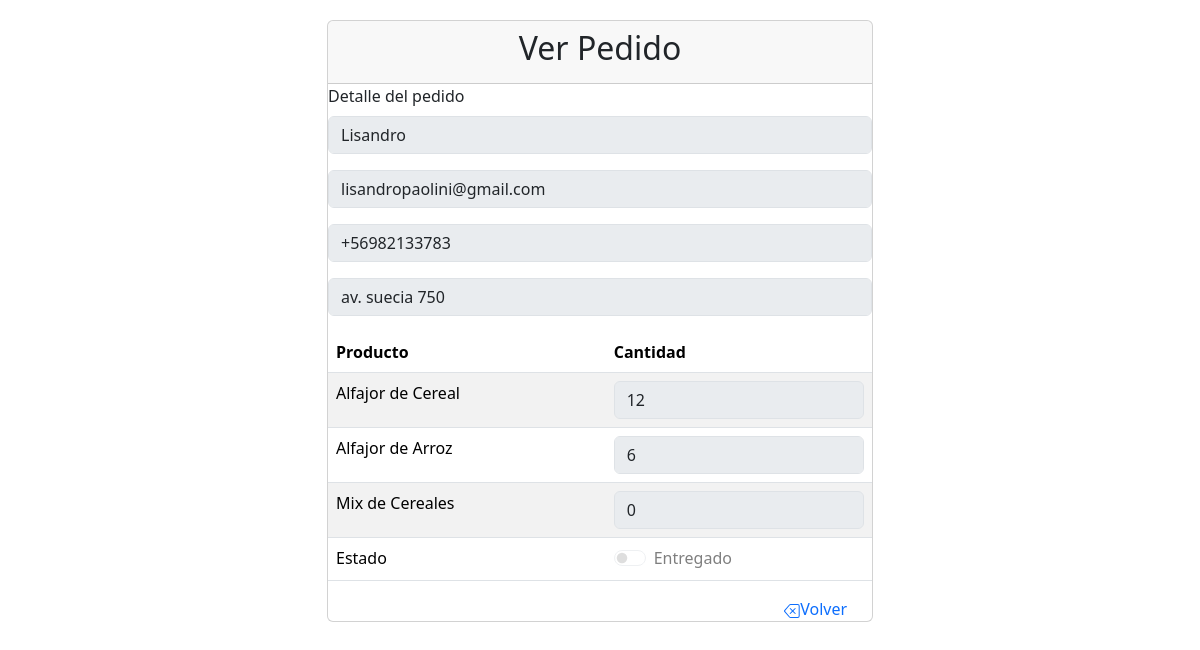
The page /TP3/php/detalle.php?id=1 on the database its author committed.
### tables this page shows
CREATE TABLE `pedidos` (
  `id_pedidos` int(11) UNSIGNED AUTO_INCREMENT PRIMARY KEY,
  `nombre` varchar(255) NOT NULL,
  `email` varchar(255) NOT NULL,
  `telefono` varchar(255) NOT NULL,
  `direccion` varchar(255) NOT NULL,
  `alf_cer` tinyint(4) NOT NULL DEFAULT 0,
  `alf_arr` tinyint(4) NOT NULL DEFAULT 0,
  `mix_cer` tinyint(4) NOT NULL DEFAULT 0,
  `fecha_ingreso` date NOT NULL DEFAULT current_timestamp(),
  `fecha_entregado` date DEFAULT NULL,
  `estado` varchar(15) NOT NULL DEFAULT 'INGRESADO'
);

### TP3/php/detalle.php (the view, shortened to what this page needs)
<?php
$resultado = [
  'error' => false,
  'mensaje' => ''
];
try {
  $id = $_GET['id'];
  $dsn = 'mysql:host=localhost;dbname=lisandro_tp3';
  $conexion = new PDO($dsn, "mysql", "", [PDO::ATTR_ERRMODE => PDO::ERRMODE_EXCEPTION]);
  $consulta = "SELECT * FROM pedidos WHERE id_pedidos=" . $id;
  $sentencia = $conexion->prepare($consulta);
  $sentencia->execute();
  $pedido = $sentencia->fetch(PDO::FETCH_ASSOC);
} catch(PDOException $error) {
  $resultado['error'] = true;
  $resultado['mensaje'] = $error->getMessage();
}
?>
<!DOCTYPE html>
<html lang="es">
<head>
  <link href="https://cdn.jsdelivr.net/npm/bootstrap@5.3.2/dist/css/bootstrap.min.css"
   rel="stylesheet"
>
</head>
<body>
<div class="container">
  <div class="row justify-content-center">
    <div class="col-md-6" style="margin-top: 20px;">
      <div class="card">
        <div class="card-header text-center">
            <h2 class="card-title">Ver Pedido</h2>
          </div>
            <label for="cliente" class="form-label">Detalle del pedido</label>
            <div class="mb-3">
              <input type="text" class="form-control" id="nombre" name="nombre"
                placeholder="Nombre" value="<?= $pedido['nombre'] ?>" disabled>
            </div>
            <div class="mb-3">
              <input type="email" class="form-control" id="email"  name="email"
               placeholder="Email" value="<?= $pedido['email'] ?>" disabled>
            </div>
            <div class="mb-3">
              <input type="tel" class="form-control" id="telefono" name="telefono"
               placeholder="Teléfono" value="<?= $pedido['telefono'] ?>" disabled>
            </div>
            <div class="mb-3">
              <input type="text" class="form-control" id="direccion" name="direccion"
               placeholder="Dirección" value="<?= $pedido['direccion'] ?>" disabled>
            </div>
            <table class="table table-striped" aria-describedby="mispedidos">
              <thead>
                <tr>
                  <th>Producto</th>
                  <th>Cantidad</th>
                </tr>
              </thead>
              <tbody>
                <tr>
                  <td>Alfajor de Cereal</td>
                  <td><input type="number" min="0" max="20" id="tabla-adc"
                   name="tabla-adc" class="form-control" placeholder="Cantidad"
                   value="<?= $pedido['alf_cer'] ?>" disabled></td>
                </tr>
                <tr>
                  <td>Alfajor de Arroz</td>
                  <td><input type="number" min="0" max="20" id="tabla-ada"
                   name="tabla-ada" class="form-control" placeholder="Cantidad"
                   value="<?= $pedido['alf_arr'] ?>" disabled></td>
                </tr>
                <tr>
                  <td>Mix de Cereales</td>
                  <td><input type="number" min="0" max="20" id="tabla-mdc"
                   name="tabla-mdc" class="form-control" placeholder="Cantidad"
                   value="<?= $pedido['mix_cer'] ?>" disabled></td>
                </tr>
                <tr>
                  <td>Estado</td>
                  <td>
                  <div class="form-check form-switch">
                    <input class="form-check-input" type="checkbox" id="EstadoSwitchCheck"
                    name="EstadoSwitchCheck" disabled <?php if ($pedido['estado'] == "ENTREGADO") {echo "checked";} ?>>
                    <label class="form-check-label" for="EstadoSwitchCheck">Entregado</label>
                  </div>
                  </td>
                </tr>
              </tbody>
            </table>
            <div class="d-flex justify-content-end" style="vertical-align: bottom;">
            <a href="index.php" class="text-decoration-none">
              Volver</a>&MediumSpace;&MediumSpace;&MediumSpace;&MediumSpace;&MediumSpace;&MediumSpace;&MediumSpace;
            </div>
        </div>
      </div>
    </div>
  </div>
</body>
</html>

### rows shown on the page
pedidos: nombre "Lisandro", email "lisandropaolini@gmail.com", telefono "+56982133783", direccion "av. suecia 750", tabla-adc "12", tabla-ada "6", tabla-mdc "0"
